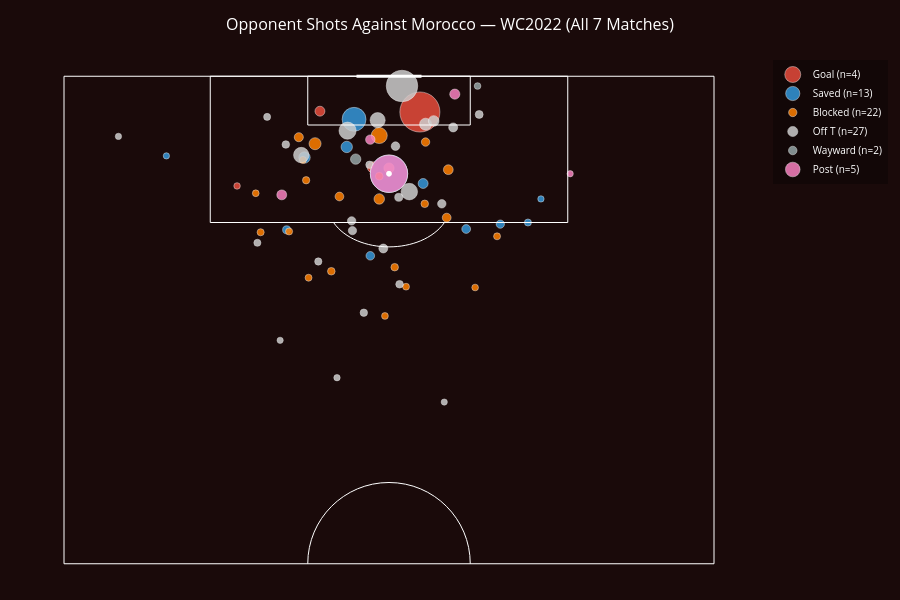

The code cell stored with this chart in its notebook:
### Code cell
# Section 3b — Plotly exploration: opponent shot map with hover tooltips
# This cell is exploratory — evaluate output quality vs. mplsoccer version above

import plotly.graph_objects as go

# ── Pitch layout as Plotly shapes (StatsBomb coords: 120 x 80) ──
pitch_shapes = [
    # Pitch outline
    dict(type='rect', x0=0, y0=60, x1=80, y1=120, line=dict(color='white', width=1)),
    # 18-yard box
    dict(type='rect', x0=18, y0=102, x1=62, y1=120, line=dict(color='white', width=1)),
    # 6-yard box
    dict(type='rect', x0=30, y0=114, x1=50, y1=120, line=dict(color='white', width=1)),
    # Penalty spot circle
    dict(type='circle', x0=39.7, y0=107.7, x1=40.3, y1=108.3, line=dict(color='white', width=1), fillcolor='white'),
    # Penalty arc (approximation — Plotly has no native arc, use a path shape)
    dict(type='path',
         path='M 33.17,102 C 36,98 44,98 46.83,102',
         line=dict(color='white', width=1)),
    # Goal line
    dict(type='line', x0=36, y0=120, x1=44, y1=120, line=dict(color='white', width=3)),
    # Center Cirlce
    dict(type='path', path='M 30,60 C 30,65.52 34.48,70 40,70 C 45.52,70 50,65.52 50,60', line=dict(color='white', width=1)),
]

# ── Build match label for tooltip ──
opponent_shots_sorted = opponent_shots.sort_values('shot_statsbomb_xg', ascending=False).copy()
opponent_shots_sorted['match_label'] = (
    opponent_shots_sorted['opponent'] + ' · '
    + opponent_shots_sorted['competition_stage'] + ' ('
    + opponent_shots_sorted['result'] + ')'
)


# rotate to vertical half pitch coordinates
opponent_shots_sorted['plot_x'] = opponent_shots_sorted['y']
opponent_shots_sorted['plot_y'] = opponent_shots_sorted['x']

# ── Outcome colors (same semantics, adjusted for dark bg readability) ──
OUTCOME_COLORS_PLOTLY = {
    'Goal':             '#e74c3c',
    'Saved':            '#3498db',
    'Saved Off Target': '#4daf4a',
    'Saved To Post':    '#984ea3',
    'Blocked':          '#ff7f00',
    'Off T':            '#cccccc',
    'Wayward':          '#95a5a6',
    'Post':             '#f781bf',
}

fig = go.Figure()

# ── Plot each outcome as a separate trace (gives legend toggle per outcome) ──
for outcome, color in OUTCOME_COLORS_PLOTLY.items():
    subset = opponent_shots_sorted[opponent_shots_sorted['shot_outcome'] == outcome]
    if len(subset) == 0:
        continue
    fig.add_trace(go.Scatter(
        x=subset['plot_x'],
        y=subset['plot_y'],
        mode='markers',
        name=f"{outcome} (n={len(subset)})",
        marker=dict(
            size=subset['shot_statsbomb_xg'] * 40 + 6,  # Plotly sizes are in px, not area
            color=color,
            line=dict(color='white', width=0.5),
            opacity=0.85,
        ),
        hovertemplate=(
            '<b>%{customdata[0]}</b><br>'
            'Match: %{customdata[1]}<br>'
            'Minute: %{customdata[2]}\'<br>'
            'Shot type: %{customdata[3]}<br>'
            'Technique: %{customdata[4]}<br>'
            'Body part: %{customdata[5]}<br>'
            'xG: %{customdata[6]:.3f}<br>'
            '<extra></extra>'
        ),
        customdata=subset[['player', 'match_label', 'minute',
                           'shot_type', 'shot_technique', 'shot_body_part',
                           'shot_statsbomb_xg']].values,
    ))

fig.update_layout(
    shapes=pitch_shapes,
    xaxis=dict(
        range=[-2, 82], showgrid=False, zeroline=False,
        showticklabels=False, constrain='domain',
    ),
    yaxis=dict(
        range=[58, 122], showgrid=False, zeroline=False,
        showticklabels=False, scaleanchor='x', scaleratio=1,
    ),
    plot_bgcolor=MOROCCO_DARK,
    paper_bgcolor=MOROCCO_DARK,
    title=dict(
        text='Opponent Shots Against Morocco — WC2022 (All 7 Matches)',
        font=dict(color='white', size=16),
        x=0.5,
    ),
    legend=dict(
        font=dict(color='white', size=10),
        bgcolor='rgba(0,0,0,0.3)',
    ),
    width=900,
    height=600,
    margin=dict(l=20, r=20, t=60, b=20),
)

fig.show()

### Figure 1 — Plotly figure (JSON) as saved in the notebook; plotly's stock layout.template omitted (floating-point values rounded to 4 significant figures; data arrays with more than 128 entries replaced by an {"elided": "..."} marker saying what was removed)
{"data": [{"customdata": [["Randal Kolo Muani", "France · Semi-finals (L)", 78, "Open Play", "Normal", "Right Foot", 0.8521], ["Joško Gvardiol", "Croatia · 3rd Place Final (L)", 6, "Open Play", "Diving Header", "Head", 0.1244], ["Theo Bernard François Hernández", "France · Semi-finals (L)", 4, "Open Play", "Half Volley", "Left Foot", 0.09793], ["Mislav Oršić", "Croatia · 3rd Place Final (L)", 41, "Open Play", "Normal", "Right Foot", 0.0131]], "hovertemplate": "<b>%{customdata[0]}</b><br>Match: %{customdata[1]}<br>Minute: %{customdata[2]}'<br>Shot type: %{customdata[3]}<br>Technique: %{customdata[4]}<br>Body part: %{customdata[5]}<br>xG: %{customdata[6]:.3f}<br><extra></extra>", "marker": {"color": "#e74c3c", "line": {"color": "white", "width": 0.5}, "opacity": 0.85, "size": [40.09, 10.97, 9.917, 6.524]}, "mode": "markers", "name": "Goal (n=4)", "type": "scatter", "x": [43.8, 38.0, 31.5, 21.3], "y": [115.6, 108.8, 115.7, 106.5]}, {"customdata": [["Carlos Soler Barragán", "Spain · Round of 16 (D)", 122, "Penalty", "Normal", "Right Foot", 0.7835], ["Sergio Busquets i Burgos", "Spain · Round of 16 (D)", 124, "Penalty", "Normal", "Right Foot", 0.7835], ["Nikola Vlašić", "Croatia · Group Stage (D)", 45, "Open Play", "Normal", "Right Foot", 0.4478], ["Michy Batshuayi Tunga", "Belgium · Group Stage (W)", 4, "Open Play", "Normal", "Left Foot", 0.1356], ["Andrej Kramarić", "Croatia · 3rd Place Final (L)", 17, "Open Play", "Normal", "Head", 0.1343], ["João Félix Sequeira", "Portugal · Quarter-finals (W)", 3, "Open Play", "Diving Header", "Head", 0.09898], ["Luka Modrić", "Croatia · 3rd Place Final (L)", 23, "Open Play", "Normal", "Left Foot", 0.07013], ["Dries Mertens", "Belgium · Group Stage (W)", 64, "Open Play", "Normal", "Right Foot", 0.06565], ["Cristiano Ronaldo dos Santos Aveiro", "Portugal · Quarter-finals (W)", 90, "Open Play", "Normal", "Right Foot", 0.057], ["Thomas Meunier", "Belgium · Group Stage (W)", 18, "Open Play", "Normal", "Right Foot", 0.0503], ["João Félix Sequeira", "Portugal · Quarter-finals (W)", 81, "Open Play", "Normal", "Left Foot", 0.02596], ["Eden Hazard", "Belgium · Group Stage (W)", 51, "Open Play", "Normal", "Right Foot", 0.009159], ["Daniel Olmo Carvajal", "Spain · Round of 16 (D)", 54, "Open Play", "Normal", "Right Foot", 0.007358]], "hovertemplate": "<b>%{customdata[0]}</b><br>Match: %{customdata[1]}<br>Minute: %{customdata[2]}'<br>Shot type: %{customdata[3]}<br>Technique: %{customdata[4]}<br>Body part: %{customdata[5]}<br>xG: %{customdata[6]:.3f}<br><extra></extra>", "marker": {"color": "#3498db", "line": {"color": "white", "width": 0.5}, "opacity": 0.85, "size": [37.34, 37.34, 23.91, 11.42, 11.37, 9.959, 8.805, 8.626, 8.28, 8.012, 7.038, 6.366, 6.294]}, "mode": "markers", "name": "Saved (n=13)", "type": "scatter", "x": [40.0, 40.0, 35.7, 29.6, 34.8, 44.2, 49.5, 37.7, 53.7, 27.4, 57.1, 58.7, 12.6], "y": [108.0, 108.0, 114.7, 110.0, 111.3, 106.8, 101.2, 97.9, 101.8, 101.1, 102.0, 104.9, 110.2]}, {"customdata": {"elided": "22x7 mixed values"}, "hovertemplate": "<b>%{customdata[0]}</b><br>Match: %{customdata[1]}<br>Minute: %{customdata[2]}'<br>Shot type: %{customdata[3]}<br>Technique: %{customdata[4]}<br>Body part: %{customdata[5]}<br>xG: %{customdata[6]:.3f}<br><extra></extra>", "marker": {"color": "#ff7f00", "line": {"color": "white", "width": 0.5}, "opacity": 0.85, "size": [16.01, 12.04, 10.52, 9.784, 9.108, 8.837, 8.752, 8.44, 7.658, 7.613, 7.58, 7.555, 7.346, 7.128, 7.081, 7.076, 6.982, 6.949, 6.865, 6.808, 6.769, 6.707]}, "mode": "markers", "name": "Blocked (n=22)", "type": "scatter", "x": [38.8, 30.9, 38.8, 47.3, 28.9, 47.1, 33.9, 44.5, 38.8, 32.9, 44.4, 40.7, 29.8, 24.2, 27.7, 29.4, 53.3, 30.1, 42.1, 39.5, 23.6, 50.6], "y": [112.7, 111.7, 104.9, 108.5, 112.5, 102.6, 105.2, 111.9, 107.7, 96.0, 104.3, 96.5, 107.2, 100.8, 100.9, 109.7, 100.3, 95.2, 94.1, 90.5, 105.6, 94.0]}, {"customdata": {"elided": "27x7 mixed values"}, "hovertemplate": "<b>%{customdata[0]}</b><br>Match: %{customdata[1]}<br>Minute: %{customdata[2]}'<br>Shot type: %{customdata[3]}<br>Technique: %{customdata[4]}<br>Body part: %{customdata[5]}<br>xG: %{customdata[6]:.3f}<br><extra></extra>", "marker": {"color": "#cccccc", "line": {"color": "white", "width": 0.5}, "opacity": 0.85, "size": [31.55, 17.17, 16.54, 15.42, 15.09, 11.97, 10.63, 10.24, 9.022, 8.928, 8.581, 8.455, 8.422, 8.293, 8.076, 7.967, 7.621, 7.602, 7.491, 7.439, 7.27, 7.092, 7.023, 6.391, 6.295, 6.26, 6.226]}, "mode": "markers", "name": "Off T (n=27)", "type": "scatter", "x": [41.6, 34.9, 42.5, 29.2, 38.6, 44.5, 45.5, 40.0, 47.9, 39.3, 40.8, 46.5, 35.4, 35.5, 41.2, 51.1, 41.3, 27.3, 37.6, 36.9, 31.3, 23.8, 25.0, 33.6, 6.7, 26.6, 46.8], "y": [118.8, 113.3, 105.8, 110.3, 114.6, 114.1, 114.5, 108.7, 113.7, 98.8, 111.4, 104.3, 102.2, 101.0, 105.1, 115.3, 94.4, 111.6, 109.1, 90.9, 97.2, 99.5, 115.0, 82.9, 112.6, 87.5, 79.9]}, {"customdata": [["Bernardo Mota Veiga de Carvalho e Silva", "Portugal · Quarter-finals (W)", 70, "Open Play", "Normal", "Right Foot", 0.1093], ["Álvaro Borja Morata Martín", "Spain · Round of 16 (D)", 81, "Open Play", "Normal", "Right Foot", 0.01727]], "hovertemplate": "<b>%{customdata[0]}</b><br>Match: %{customdata[1]}<br>Minute: %{customdata[2]}'<br>Shot type: %{customdata[3]}<br>Technique: %{customdata[4]}<br>Body part: %{customdata[5]}<br>xG: %{customdata[6]:.3f}<br><extra></extra>", "marker": {"color": "#95a5a6", "line": {"color": "white", "width": 0.5}, "opacity": 0.85, "size": [10.37, 6.691]}, "mode": "markers", "name": "Wayward (n=2)", "type": "scatter", "x": [35.9, 50.9], "y": [109.8, 118.8]}, {"customdata": [["Pablo Sarabia García", "Spain · Round of 16 (D)", 121, "Penalty", "Normal", "Left Foot", 0.7835], ["Pablo Sarabia García", "Spain · Round of 16 (D)", 122, "Open Play", "Volley", "Right Foot", 0.1041], ["Olivier Giroud", "France · Semi-finals (L)", 16, "Open Play", "Normal", "Left Foot", 0.09803], ["Atiba Hutchinson", "Canada · Group Stage (W)", 70, "Open Play", "Normal", "Head", 0.08687], ["Bruno Miguel Borges Fernandes", "Portugal · Quarter-finals (W)", 44, "Open Play", "Half Volley", "Right Foot", 0.006706]], "hovertemplate": "<b>%{customdata[0]}</b><br>Match: %{customdata[1]}<br>Minute: %{customdata[2]}'<br>Shot type: %{customdata[3]}<br>Technique: %{customdata[4]}<br>Body part: %{customdata[5]}<br>xG: %{customdata[6]:.3f}<br><extra></extra>", "marker": {"color": "#f781bf", "line": {"color": "white", "width": 0.5}, "opacity": 0.85, "size": [37.34, 10.16, 9.921, 9.475, 6.268]}, "mode": "markers", "name": "Post (n=5)", "type": "scatter", "x": [40.0, 48.1, 26.8, 37.7, 62.3], "y": [108.0, 117.8, 105.4, 112.2, 108.0]}], "layout": {"height": 600, "legend": {"bgcolor": "rgba(0,0,0,0.3)", "font": {"color": "white", "size": 10}}, "margin": {"b": 20, "l": 20, "r": 20, "t": 60}, "paper_bgcolor": "#1a0a0a", "plot_bgcolor": "#1a0a0a", "shapes": [{"line": {"color": "white", "width": 1}, "type": "rect", "x0": 0, "x1": 80, "y0": 60, "y1": 120}, {"line": {"color": "white", "width": 1}, "type": "rect", "x0": 18, "x1": 62, "y0": 102, "y1": 120}, {"line": {"color": "white", "width": 1}, "type": "rect", "x0": 30, "x1": 50, "y0": 114, "y1": 120}, {"fillcolor": "white", "line": {"color": "white", "width": 1}, "type": "circle", "x0": 39.7, "x1": 40.3, "y0": 107.7, "y1": 108.3}, {"line": {"color": "white", "width": 1}, "path": "M 33.17,102 C 36,98 44,98 46.83,102", "type": "path"}, {"line": {"color": "white", "width": 3}, "type": "line", "x0": 36, "x1": 44, "y0": 120, "y1": 120}, {"line": {"color": "white", "width": 1}, "path": "M 30,60 C 30,65.52 34.48,70 40,70 C 45.52,70 50,65.52 50,60", "type": "path"}], "title": {"font": {"color": "white", "size": 16}, "text": "Opponent Shots Against Morocco — WC2022 (All 7 Matches)", "x": 0.5}, "width": 900, "xaxis": {"constrain": "domain", "range": [-2, 82], "showgrid": false, "showticklabels": false, "zeroline": false}, "yaxis": {"range": [58, 122], "scaleanchor": "x", "scaleratio": 1, "showgrid": false, "showticklabels": false, "zeroline": false}}}
